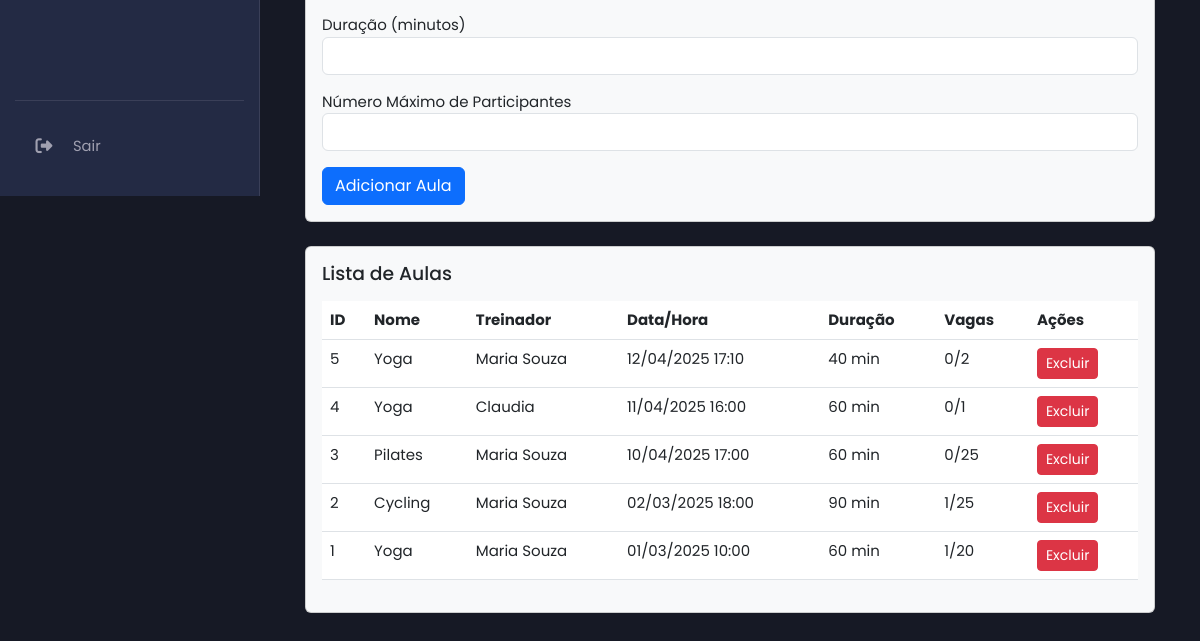
Before: /admin.php (signed in, lower part) with the older database file.
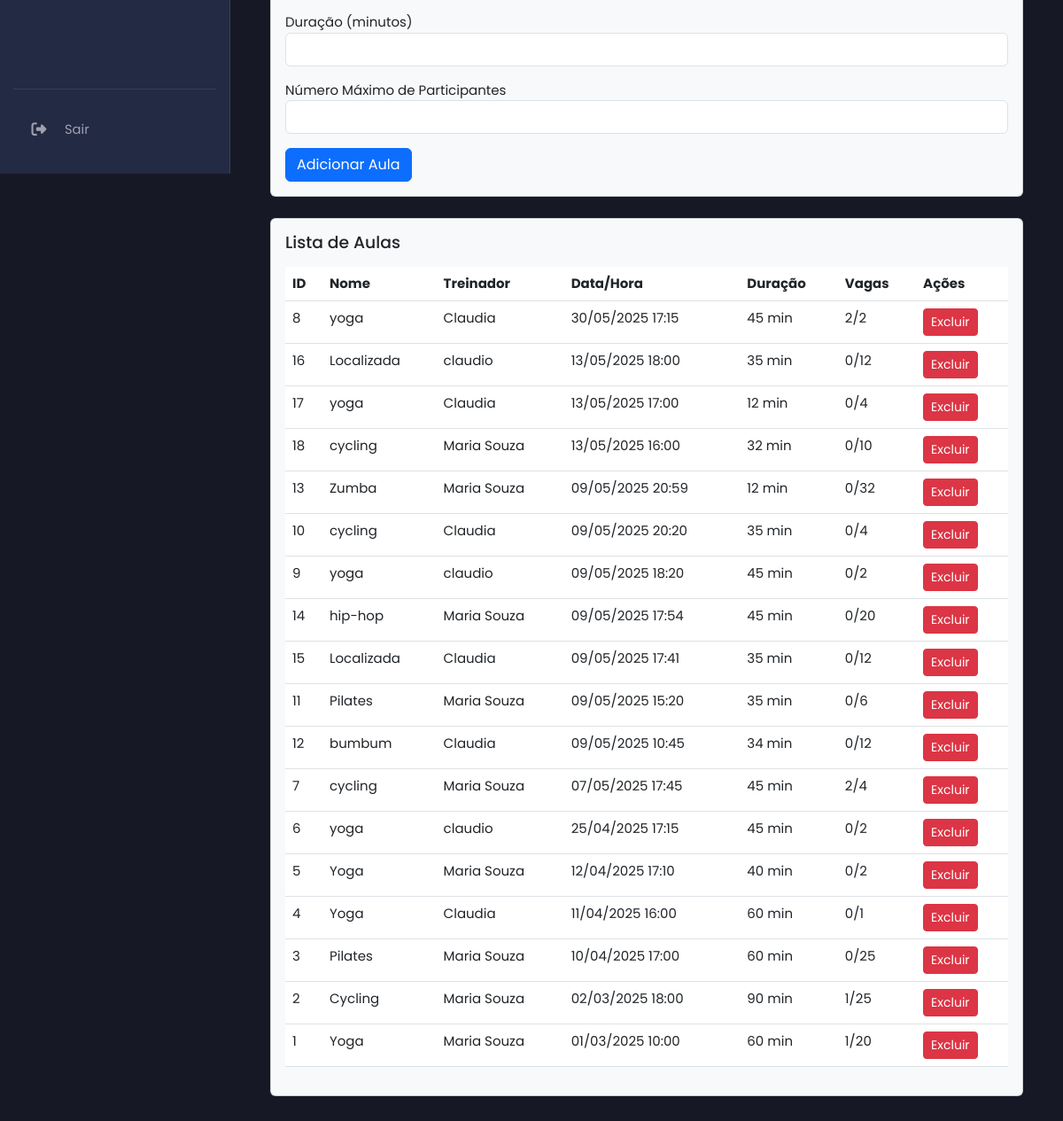
After: the same page with the newer database file.
### tables this page shows
CREATE TABLE `classes` (
  `id` int(11) NOT NULL,
  `name` varchar(100) NOT NULL,
  `description` text NOT NULL,
  `trainer_id` int(11) NOT NULL,
  `schedule` datetime NOT NULL,
  `duration` int(11) NOT NULL,
  `max_participants` int(11) NOT NULL
);

CREATE TABLE `users` (
  `id` int(11) NOT NULL,
  `name` varchar(100) NOT NULL,
  `email` varchar(100) NOT NULL,
  `numero_telemovel` varchar(25) DEFAULT NULL COMMENT 'Número de telemóvel do utilizador',
  `password` varchar(255) NOT NULL,
  `role` enum('client','trainer','nutritionist','admin') NOT NULL,
  `token` varchar(255) DEFAULT NULL,
  `reset_token` varchar(255) DEFAULT NULL,
  `reset_token_expires_at` datetime DEFAULT NULL,
  `first_login` tinyint(1) NOT NULL DEFAULT 1,
  `created_at` timestamp NOT NULL DEFAULT current_timestamp(),
  `profile_picture` varchar(255) DEFAULT NULL
);

### admin.php (the view, shortened to what this page needs)
<?php
include 'header.php';
include 'send_email.php';
?>
<aside class="sidebar">
     <div class="sidebar-footer">
         <a href="logout.php">
            <i class="fas fa-sign-out-alt fa-fw"></i>
            <span>Sair</span>
        </a>
    </div>
</aside>
<main class="main-content">
    <div class="container mt-5">
        <div class="tab-content" id="adminTabsContent">
            <div class="tab-pane fade show active" id="classes" role="tabpanel" aria-labelledby="classes-tab">
                <div class="card mb-4 bg-light">
                    <div class="card-body">
                        <form method="POST">
                            <div class="form-group mb-3">
                                <label for="duration">Duração (minutos)</label>
                                <input type="number" class="form-control" id="duration" name="duration" min="1" required>
                            </div>
                            <div class="form-group mb-3">
                                <label for="max_participants">Número Máximo de Participantes</label>
                                <input type="number" class="form-control" id="max_participants" name="max_participants" min="1" required>
                            </div>
                            <button type="submit" class="btn btn-primary">Adicionar Aula</button>
                        </form>
                    </div>
                </div>
                <div class="card bg-light">
                    <div class="card-body">
                        <h4 class="text-dark">Lista de Aulas</h4>
                        <div class="table-responsive">
                            <table class="table">
                                <thead>
                                    <tr>
                                        <th>ID</th>
                                        <th>Nome</th>
                                        <th>Treinador</th>
                                        <th>Data/Hora</th>
                                        <th>Duração</th>
                                        <th>Vagas</th>
                                        <th>Ações</th>
                                    </tr>
                                </thead>
                                <tbody>
                                    <?php
                                    $stmt_classes = $pdo->query("
                                        SELECT c.id, c.name, c.schedule, c.duration, c.max_participants, u.name as trainer_name,
                                               (SELECT COUNT(*) FROM class_participants cp WHERE cp.class_id = c.id) as current_participants
                                        FROM classes c
                                        JOIN users u ON c.trainer_id = u.id
                                        ORDER BY c.schedule DESC
                                    ");
                                    $classes = $stmt_classes->fetchAll();
                                    foreach ($classes as $class) {
                                        $vagas_ocupadas = $class['current_participants'];
                                        $vagas_totais = $class['max_participants'];
                                        echo "<tr>";
                                        echo "<td>" . htmlspecialchars($class['id']) . "</td>";
                                        echo "<td>" . htmlspecialchars($class['name']) . "</td>";
                                        echo "<td>" . htmlspecialchars($class['trainer_name']) . "</td>";
                                        echo "<td>" . date('d/m/Y H:i', strtotime($class['schedule'])) . "</td>";
                                        echo "<td>" . htmlspecialchars($class['duration']) . " min</td>";
                                        echo "<td>" . $vagas_ocupadas . "/" . $vagas_totais . "</td>";
                                        echo "<td>
                                              <a href='admin.php?action=delete&type=class&id=" . $class['id'] . "' class='btn btn-danger btn-sm' onclick='return confirm(\"Tem certeza que deseja excluir esta aula? As inscrições serão perdidas.\")'>Excluir</a>
                                             </td>";
                                        echo "</tr>";
                                    }
                                    ?>
                                </tbody>
                            </table>
                        </div>
                    </div>
                </div>
            </div>
        </div>
    </div>
</main>
<?php
include 'footer.php';
?>

### header.php (shortened to what this page needs)
<!DOCTYPE html>
<html lang="pt-BR">
<head>
    <link rel="stylesheet" href="https://cdnjs.cloudflare.com/ajax/libs/font-awesome/6.4.0/css/all.min.css" />
    <link href="https://cdn.jsdelivr.net/npm/bootstrap@5.3.0/dist/css/bootstrap.min.css" rel="stylesheet">
    <link href='https://cdn.jsdelivr.net/npm/fullcalendar@6.1.11/main.min.css' rel='stylesheet' />
    <link rel="stylesheet" href="assets/css/dashboard_cliente.css">
    <link rel="stylesheet" href="assets/css/personalizacao_chat.css">
</head>
<body class="dashboard-body">

### footer.php (shortened to what this page needs)
</body>
</html>

### assets/css/dashboard_cliente.css (style rules this page uses)
:root { --bg-dark-primary: #161925; --bg-dark-secondary: #232A44; --text-light: #EAEAEA; --text-muted: #A0A0B0; --accent-color: #7B4BFF; --accent-color-hover: #6a3ffb; --border-color: #3a3f58; --sidebar-width: 260px; --sidebar-width-collapsed: 80px; --font-family: 'Poppins', sans-serif; }
body.dashboard-body { background-color: var(--bg-dark-primary); color: var(--text-light); font-family: var(--font-family); margin: 0; padding: 0; display: flex; min-height: 100vh; font-size: 15px; }
.sidebar { width: var(--sidebar-width); background-color: var(--bg-dark-secondary); padding: 25px 15px; height: 100vh; position: fixed; left: 0; top: 0; display: flex; flex-direction: column; border-right: 1px solid var(--border-color); transition: width 0.3s ease; z-index: 1000; }
.sidebar-footer { margin-top: auto; padding-top: 20px; border-top: 1px solid var(--border-color); }
.sidebar-footer a { display: flex; align-items: center; padding: 14px 18px; color: var(--text-muted); text-decoration: none; border-radius: 10px; transition: background-color 0.2s ease, color 0.2s ease; font-size: 0.98em; white-space: nowrap; overflow: hidden; }
.sidebar-footer a i { margin-right: 18px; font-size: 1.15em; width: 22px; text-align: center; flex-shrink: 0; transition: margin-right 0.3s ease; }
.sidebar-footer a span { transition: opacity 0.3s ease; }
.main-content { margin-left: var(--sidebar-width); padding: 35px 45px; width: calc(100% - var(--sidebar-width)); background-color: var(--bg-dark-primary); transition: margin-left 0.3s ease, width 0.3s ease; overflow-y: auto; }
.main-content h4 { color: var(--text-light); margin-bottom: 15px; font-weight: 500; font-size: 1.25em; }
.container, .container-fluid, .container-lg, .container-md, .container-sm, .container-xl, .container-xxl { padding-left: 0; padding-right: 0; max-width: 100%; }

### assets/css/personalizacao_chat.css (style rules this page uses)
:root { --chat-bg: #FFFFFF; --chat-text: #000000; --chat-border: #D1D1D6; --chat-messages-bg: #FFFFFF; --chat-input-area-bg: #F8F9FA; --chat-input-bg: #FFFFFF; --chat-placeholder-text: #8A8A8E; --chat-sent-bg: #007AFF; --chat-sent-bg-rgb: 0, 122, 255; --chat-sent-text: #FFFFFF; --chat-received-bg: #E5E5EA; --chat-received-text: #000000; --chat-timestamp-sent: #d1eaff; --chat-timestamp-received: #6c757d; }

Changed rows visible on the page:
added classes: id "8", name "yoga", trainer.name "Claudia", schedule "30/05/2025 17:15", duration "45", vagas_ocupadas "2", max_participants "2"
added classes: id "16", name "Localizada", trainer.name "claudio", schedule "13/05/2025 18:00", duration "35", vagas_ocupadas "0", max_participants "12"
added classes: id "17", name "yoga", trainer.name "Claudia", schedule "13/05/2025 17:00", duration "12", vagas_ocupadas "0", max_participants "4"
added classes: id "18", name "cycling", trainer.name "Maria Souza", schedule "13/05/2025 16:00", duration "32", vagas_ocupadas "0", max_participants "10"
added classes: id "13", name "Zumba", trainer.name "Maria Souza", schedule "09/05/2025 20:59", duration "12", vagas_ocupadas "0", max_participants "32"
added classes: id "10", name "cycling", trainer.name "Claudia", schedule "09/05/2025 20:20", duration "35", vagas_ocupadas "0", max_participants "4"
added classes: id "9", name "yoga", trainer.name "claudio", schedule "09/05/2025 18:20", duration "45", vagas_ocupadas "0", max_participants "2"
added classes: id "14", name "hip-hop", trainer.name "Maria Souza", schedule "09/05/2025 17:54", duration "45", vagas_ocupadas "0", max_participants "20"
added classes: id "15", name "Localizada", trainer.name "Claudia", schedule "09/05/2025 17:41", duration "35", vagas_ocupadas "0", max_participants "12"
added classes: id "11", name "Pilates", trainer.name "Maria Souza", schedule "09/05/2025 15:20", duration "35", vagas_ocupadas "0", max_participants "6"
added classes: id "12", name "bumbum", trainer.name "Claudia", schedule "09/05/2025 10:45", duration "34", vagas_ocupadas "0", max_participants "12"
added classes: id "7", name "cycling", trainer.name "Maria Souza", schedule "07/05/2025 17:45", duration "45", vagas_ocupadas "2", max_participants "4"
added classes: id "6", name "yoga", trainer.name "claudio", schedule "25/04/2025 17:15", duration "45", vagas_ocupadas "0", max_participants "2"
